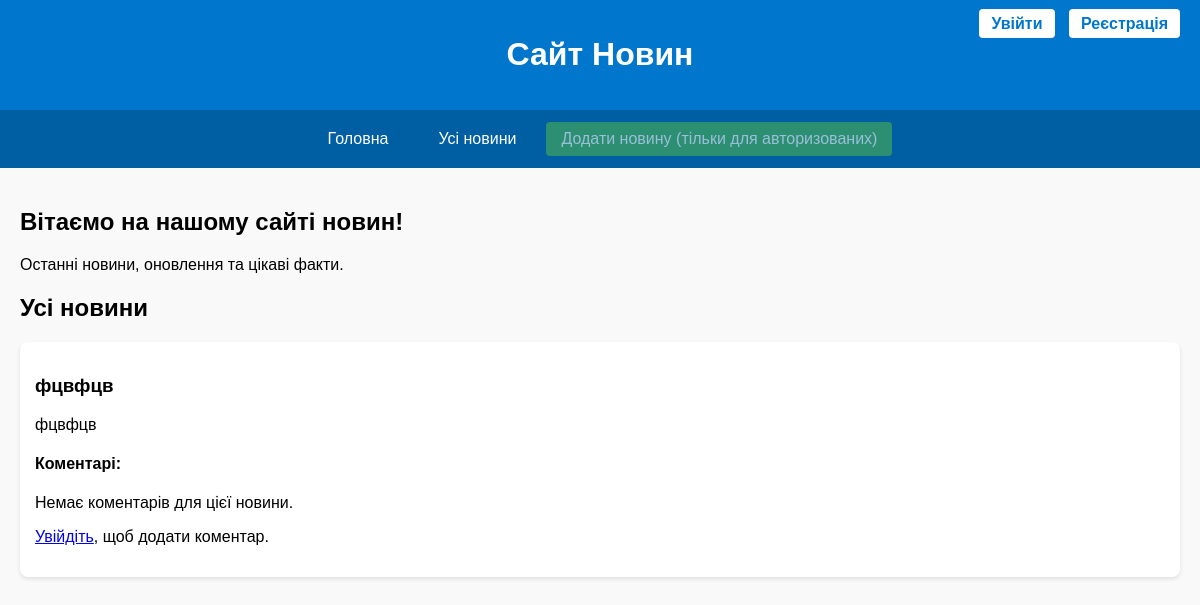
Before: / with the older database file.
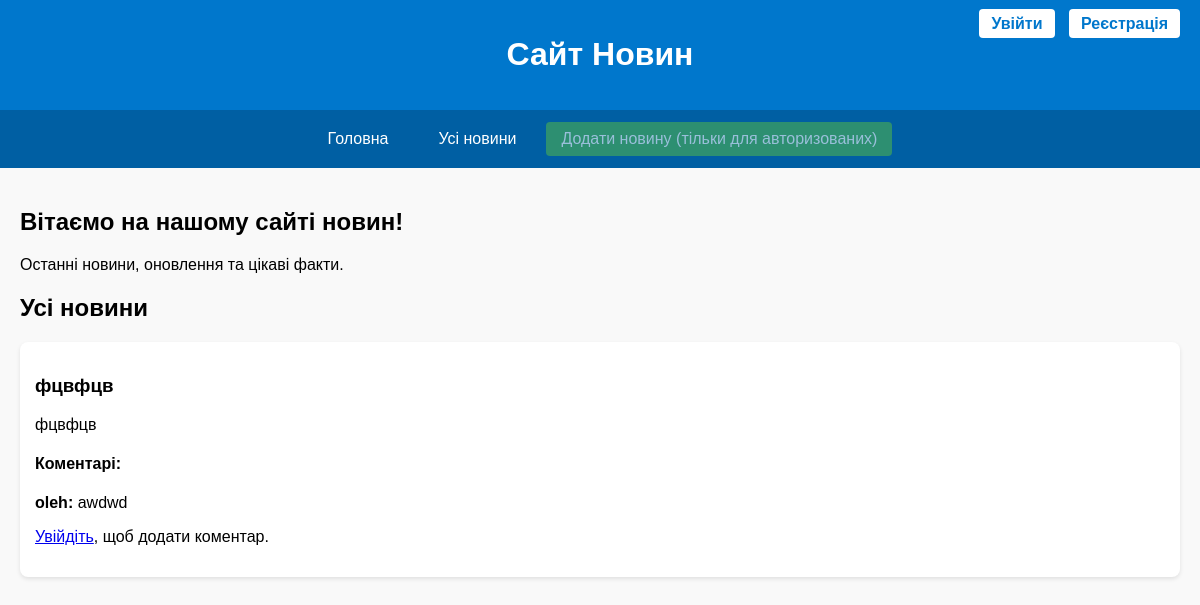
After: the same page with the newer database file.
### news/models.py (models this page shows, shortened)
class News(models.Model):
    title = models.CharField(max_length=200)
    content = models.TextField()
    image = models.ImageField(upload_to='news_images/', blank=True, null=True)
    created_at = models.DateTimeField(auto_now_add=True)
    author = models.ForeignKey(User, on_delete=models.CASCADE)
    class Meta:
        verbose_name = 'Новина'
        verbose_name_plural = 'Новини'

class Comment(models.Model):
    news = models.ForeignKey(News, on_delete=models.CASCADE, related_name='comments')
    author = models.ForeignKey(User, on_delete=models.CASCADE)
    content = models.TextField()
    created_at = models.DateTimeField(auto_now_add=True)

### news/views.py (the view)
# urls.py: path('', views.home, name='home'),
def home(request):
    news_list = News.objects.all()
    if request.method == 'POST':
        news_id = request.POST.get('news_id')
        news = get_object_or_404(News, id=news_id)
        form = CommentForm(request.POST)
        if form.is_valid():
            comment = form.save(commit=False)
            comment.news = news
            comment.author = request.user
            comment.save()
            return redirect('http://127.0.0.1:8000/')  # Після додавання коментаря перезавантажуємо сторінку
    else:
        form = CommentForm()
    return render(request, 'news/home.html', {
        'news_list': news_list,
        'form': form,  # Передаємо форму якщо потрібно
    })

### news/templates/news/home.html (shortened to what this page needs)
<!DOCTYPE html>
<html lang="uk">
<head>
</head>
<body>
<header>
  <h1>Сайт Новин</h1>
  <div class="auth-buttons">
    {% if user.is_authenticated %}
      <a href="/account">Акаунт</a>
    {% else %}
      <a href="/login/">Увійти</a>
      <a href="/register/">Реєстрація</a>
    {% endif %}
  </div>
</header>
<nav>
  <a href="/">Головна</a>
  <a href="/news/">Усі новини</a>
  {% if user.is_authenticated %}
    <div class="add-button">
      <a href="/add_news/">Додати новину</a>
    </div>
  {% else %}
    <div class="add-button disabled-button">
      <a href="#">Додати новину (тільки для авторизованих)</a>
    </div>
  {% endif %}
</nav>
<main>
  <section id="home">
    <h2>Вітаємо на нашому сайті новин!</h2>
    <p>Останні новини, оновлення та цікаві факти.</p>
  </section>
  <section id="all-news">
    <h2>Усі новини</h2>
    <div id="newsContainer">
      {% for item in news_list %}
        <div class="news">
          <h3>{{ item.title }}</h3>
          <p>{{ item.content }}</p>
          <div class="comments-section">
            <h4>Коментарі:</h4>
            {% for comment in item.comments.all %}
              <div class="comment">
                <p><strong>{{ comment.author.username }}:</strong> {{ comment.content }}</p>
              </div>
            {% empty %}
              <p>Немає коментарів для цієї новини.</p>
            {% endfor %}
          </div>
          {% if user.is_authenticated %}
            <h5>Додати коментар:</h5>
            <form method="post" action="">
              {% csrf_token %}
              <textarea name="content" rows="4" cols="50" required></textarea><br>
              <input type="hidden" name="news_id" value="{{ item.id }}">
              <button type="submit">Додати коментар</button>
            </form>
          {% else %}
            <p><a href="/login/">Увійдіть</a>, щоб додати коментар.</p>
          {% endif %}
        </div>
      {% empty %}
        <p>Новин поки що немає.</p>
      {% endfor %}
    </div>
  </section>
</main>
</body>
</html>

### news/templates/news/home.html (style rules this page uses)
body { font-family: Arial, sans-serif; margin: 0; padding: 0; background-color: #f9f9f9; }
header { background-color: #0077cc; color: white; padding: 15px; text-align: center; position: relative; }
.auth-buttons { position: absolute; top: 15px; right: 20px; }
.auth-buttons a { background-color: white; color: #0077cc; border: none; padding: 6px 12px; margin-left: 10px; border-radius: 4px; text-decoration: none; font-weight: bold; }
nav { background-color: #005fa3; display: flex; justify-content: center; align-items: center; gap: 10px; padding: 10px; }
nav a { color: white; padding: 10px 20px; display: block; text-decoration: none; }
.add-button a { background-color: #4CAF50; color: white; padding: 8px 15px; border-radius: 4px; text-decoration: none; }
.disabled-button { pointer-events: none; opacity: 0.6; }
main { padding: 20px; }
.news { background: white; padding: 15px; margin-bottom: 15px; border-radius: 8px; box-shadow: 0 2px 4px rgba(0,0,0,0.1); }

Changed rows visible on the page:
shown differently, row unchanged: News "фцвфцв": no longer shows "Немає коментарів для цієї новини."
added Comment: author.username "oleh", content "awdwd"
